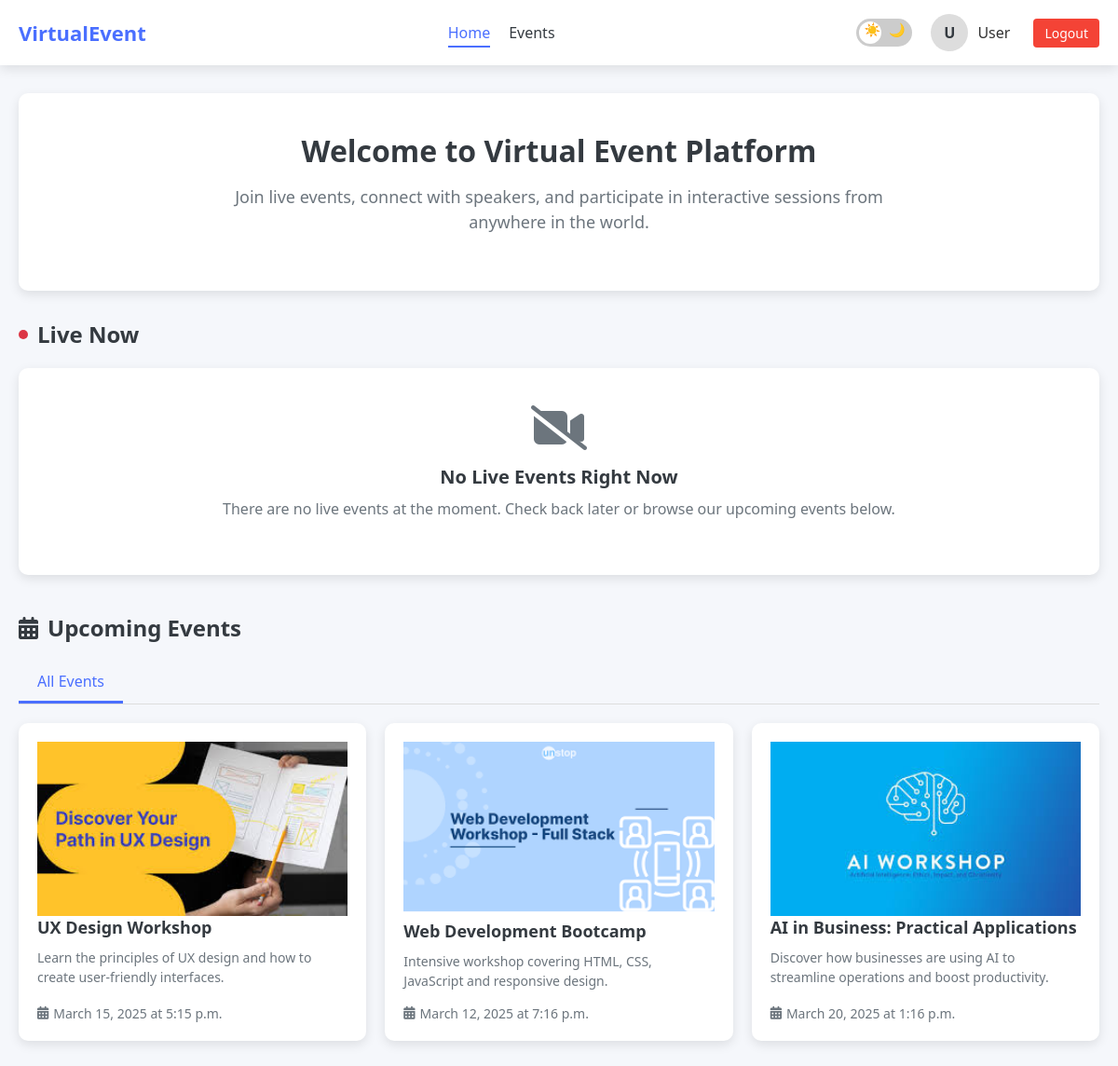
Page /users/user-home/ (signed in) on the committed database.
### organiser/models.py (models this page shows, shortened)
class Event(models.Model):
    title = models.CharField(max_length=200)
    image = models.ImageField(upload_to='event_images/', blank=True, null=True)
    description = models.TextField(blank=True, null=True)
    date = models.DateField()
    time = models.TimeField()
    created_at = models.DateTimeField(auto_now_add=True)
    updated_at = models.DateTimeField(auto_now=True)

### users/views.py (the view)
# urls.py: 2. Add a URL to urlpatterns:  path('', views.home, name='home')
@login_required
def home(request):
    events = Event.objects.all()
    return render(request,'user-home.html',{'events':events})

### users/templates/user-home.html (shortened to what this page needs)
{% load static %}
<!DOCTYPE html>
<html lang="en">
<head>
    <link rel="stylesheet" href="https://cdnjs.cloudflare.com/ajax/libs/font-awesome/6.4.0/css/all.min.css">
    <link rel="stylesheet" href="{% static 'css\user-home.css' %}">
</head>
<body>
    <header class="navbar">
        <div class="container navbar-content">
            <a href="#" class="logo">VirtualEvent</a>
            <nav class="nav-links">
                <a href="#" class="nav-link active">Home</a>
                <a href="#events" class="nav-link">Events</a>
            </nav>
            <div class="nav-profile">
                <div class="theme-switch-wrapper">
                    <label class="theme-switch" for="checkbox">
                        <div class="slider">
                            <div class="slider-icons">
                                <span>☀️</span>
                                <span>🌙</span>
                            </div>
                        </div>
                    </label>
                </div>
                <div class="profile-img">U</div>
                <span class="profile-name">User</span>
                <a href="{% url 'logout' %}" class="logout-btn">Logout</a>
            </div>
        </div>
    </header>
    <main class="container">
        <section class="hero">
            <h1 class="hero-title">Welcome to Virtual Event Platform</h1>
            <p class="hero-subtitle">Join live events, connect with speakers, and participate in interactive sessions
                from anywhere in the world.</p>
        </section>
        <section class="live-event-container">
            <h2 class="section-title">
                <span class="live-indicator"></span> Live Now
            </h2>
            <div id="live-event-content">
            </div>
        </section>
        <section id="events">
            <h2 class="section-title">
                <i class="fas fa-calendar-alt"></i> Upcoming Events
            </h2>
            <div class="tabs">
                <div class="tab active" data-filter="all">All Events</div>
            </div>
            <div id="scheduled-events-grid" class="events-grid">
                {% for event in events %}
                <div class="event-card" data-date="${event.date}">
                    {% if event.image %}
                    <img class="card-image" src="{{ event.image.url }}" alt="{{ event.title }}">
                    {% else %}
                    <img class="card-image" src="{% static 'images/default-placeholder.png' %}"
                        alt="No image available">
                    {% endif %}
                    <h3 class="card-title">{{event.title}}</h3>
                    <p class="card-description">{{ event.description }}</p>
                    <div class="card-time">
                        <i class="fas fa-calendar-alt"></i>
                        <span>{{ event.date }} at {{ event.time }}</span>
                    </div>
                </div>
                {% empty %}
                <div class="no-events" style="grid-column: 1 / -1;">
                    <i class="fas fa-calendar-times"></i>
                    <h3>No Upcoming Events</h3>
                    <p>There are no upcoming events scheduled at this time. Please check back later.</p>
                </div>
                {% endfor %}
            </div>
        </section>
    </main>
</body>
</html>

### users/static/css/user-home.css (style rules this page uses)
:root { --primary-color: #4A6FFF; --secondary-color: #6C757D; --success-color: #28A745; --danger-color: #DC3545; --light-color: #F8F9FA; --dark-color: #343A40; --box-shadow: rgba(0, 0, 0, 0.1) 0px 4px 12px; }
* { margin: 0; padding: 0; box-sizing: border-box; font-family: 'Segoe UI', Tahoma, Geneva, Verdana, sans-serif; }
body { background-color: #f5f7fb; color: #333; }
.container { max-width: 1200px; margin: 0 auto; padding: 0 20px; }
.navbar { background-color: white; box-shadow: var(--box-shadow); padding: 15px 0; position: sticky; top: 0; z-index: 100; }
.navbar-content { display: flex; justify-content: space-between; align-items: center; }
.logo { font-size: 22px; font-weight: 700; color: var(--primary-color); text-decoration: none; }
.logout-btn { margin-left: 15px; padding: 6px 12px; background-color: #f44336; color: white; border-radius: 4px; text-decoration: none; font-size: 14px; transition: background-color 0.3s, transform 0.2s; }
.nav-links { display: flex; gap: 20px; }
.nav-link { color: var(--dark-color); text-decoration: none; font-weight: 500; position: relative; transition: color 0.2s ease; }
.nav-link.active { color: var(--primary-color); }
.nav-link.active::after { content: ''; position: absolute; bottom: -5px; left: 0; width: 100%; height: 2px; background-color: var(--primary-color); }
.nav-profile { display: flex; align-items: center; gap: 10px; }
.theme-switch-wrapper { display: flex; align-items: center; margin-right: 10px; }
.theme-switch { position: relative; display: inline-block; width: 60px; height: 30px; }
.slider { position: absolute; cursor: pointer; top: 0; left: 0; right: 0; bottom: 0; background-color: #ccc; transition: background-color 0.3s; border-radius: 34px; }
.slider::before { content: ""; position: absolute; height: 24px; width: 24px; left: 3px; bottom: 3px; background-color: white; transition: transform 0.3s; border-radius: 50%; }
.slider-icons { display: flex; justify-content: space-between; padding: 0 8px; position: absolute; width: 100%; top: 2px; font-size: 14px; }
.profile-img { width: 40px; height: 40px; border-radius: 50%; background-color: #ddd; display: flex; align-items: center; justify-content: center; font-weight: bold; color: var(--dark-color); }
.profile-name { font-weight: 500; }
.hero { padding: 40px 0; background-color: white; margin-bottom: 30px; border-radius: 10px; box-shadow: var(--box-shadow); text-align: center; margin-top: 30px; }
.hero-title { font-size: 32px; font-weight: 700; margin-bottom: 15px; color: var(--dark-color); }
.hero-subtitle { font-size: 18px; color: var(--secondary-color); max-width: 700px; margin: 0 auto 20px; line-height: 1.5; }
.section-title { font-size: 24px; font-weight: 600; margin-bottom: 20px; color: var(--dark-color); display: flex; align-items: center; gap: 10px; }
.live-indicator { display: inline-block; width: 10px; height: 10px; background-color: var(--danger-color); border-radius: 50%; animation: pulse 1.5s infinite; }
.live-event-container { margin-bottom: 40px; }
.events-grid { display: grid; grid-template-columns: repeat(auto-fill, minmax(300px, 1fr)); gap: 20px; margin-bottom: 40px; }
.event-card { background-color: white; border-radius: 10px; box-shadow: var(--box-shadow); padding: 20px; transition: transform 0.3s ease; display: flex; flex-direction: column; }
.card-title { font-size: 18px; font-weight: 600; margin-bottom: 10px; color: var(--dark-color); }
.card-description { color: var(--secondary-color); font-size: 14px; line-height: 1.5; margin-bottom: 15px; flex: 1; }
.card-time { font-size: 14px; color: var(--secondary-color); display: flex; align-items: center; gap: 5px; }
.tabs { display: flex; margin-bottom: 20px; border-bottom: 1px solid #ddd; }
.tab { padding: 10px 20px; cursor: pointer; border-bottom: 3px solid transparent; font-weight: 500; transition: all 0.2s ease; }
.tab.active { color: var(--primary-color); border-bottom-color: var(--primary-color); }

### rows in the picture
Event: image (picture), title "UX Design Workshop", description "Learn the principles of UX design and how to create user-friendly interfaces.", date "March 15, 2025", time "5:15 p.m."
Event: image (picture), title "Web Development Bootcamp", description "Intensive workshop covering HTML, CSS, JavaScript and responsive design.", date "March 12, 2025", time "7:16 p.m."
Event: image (picture), title "AI in Business: Practical Applications", description "Discover how businesses are using AI to streamline operations and boost productivity.", date "March 20, 2025", time "1:16 p.m."
